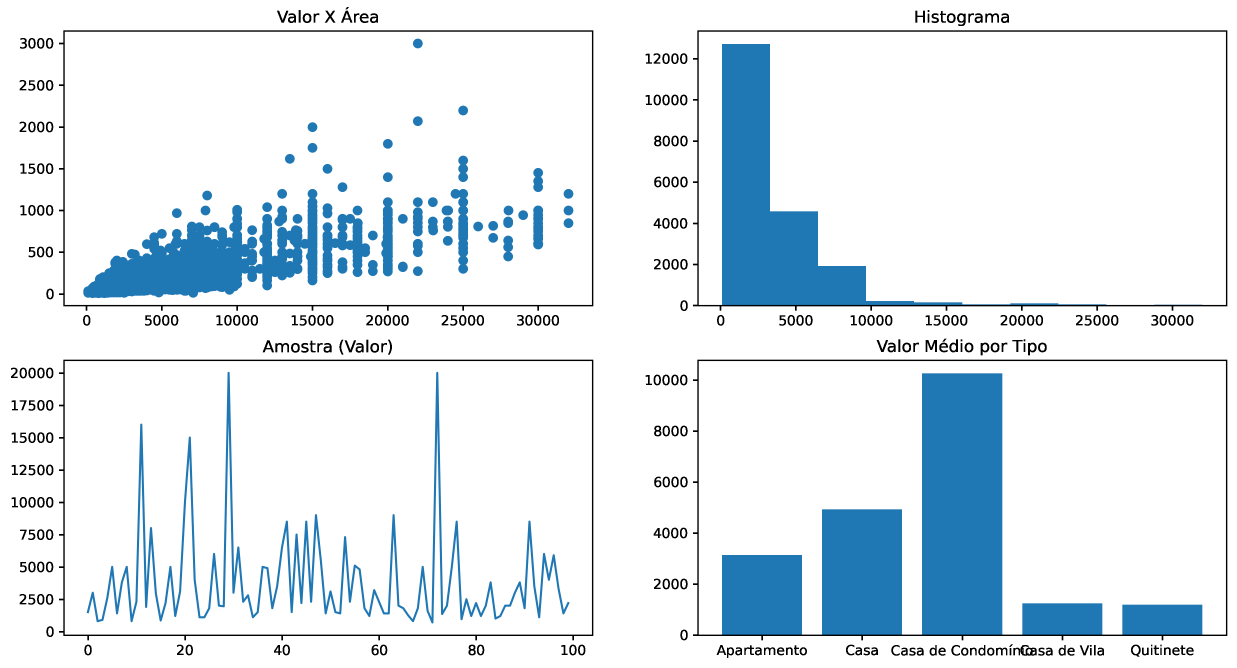
#> input picture Data Science/Curso Pandas/extras/grafico.png, 3709 x 2004 px, given in place of the camera (shown at 1/3 size)
$ jupyter execute 'Criar retrato falado ao vivo.ipynb'   (shell and % lines are left out)
#> lines starting #> are read from the running program, lines starting #| are printed output that depends on the picture
#> further down, frame is the input picture: shape (2004, 3709, 3); mean B, G, R 240.7, 234, 224.3
[cell 1]
import cv2
import numpy as pd

[cell 2]
def sketch(image):
    img_gray  = cv2.cvtColor(image, cv2.COLOR_BGR2GRAY)
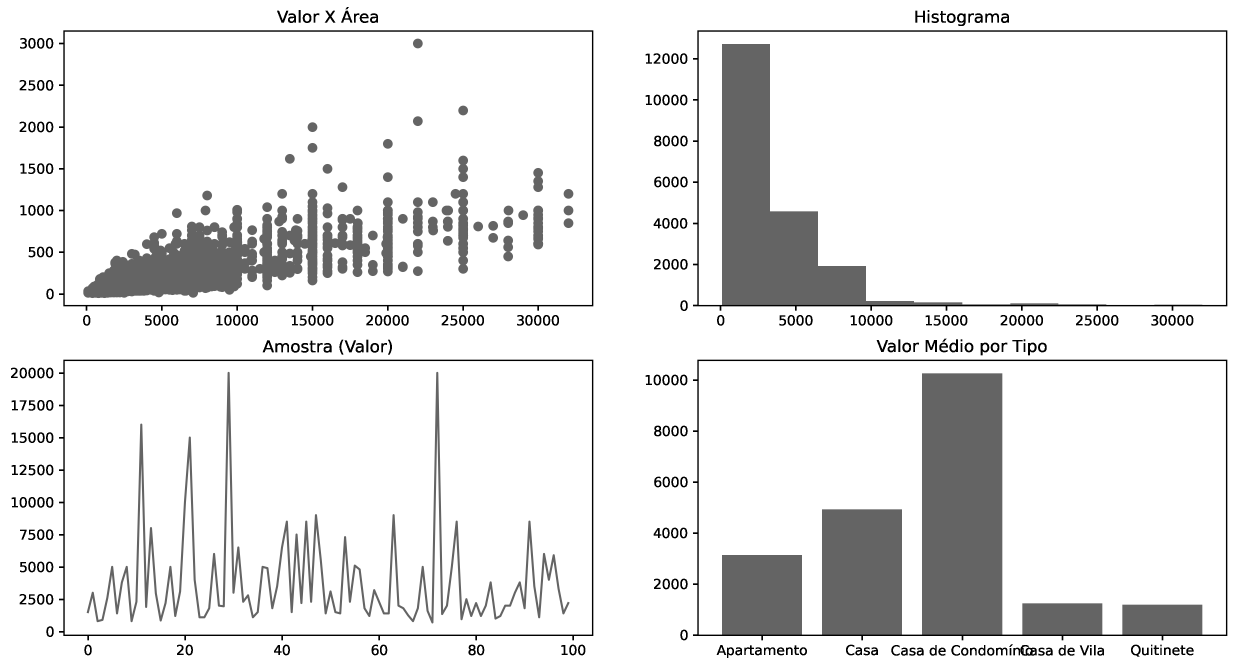
#> img_gray: shape (2004, 3709) (shown at 1/3 size); min 0, max 255, mean 231.9
    img_gray_blur = cv2.GaussianBlur(img_gray, (5,5), 0)
    canny_edges = cv2.Canny(img_gray_blur, 10, 70)
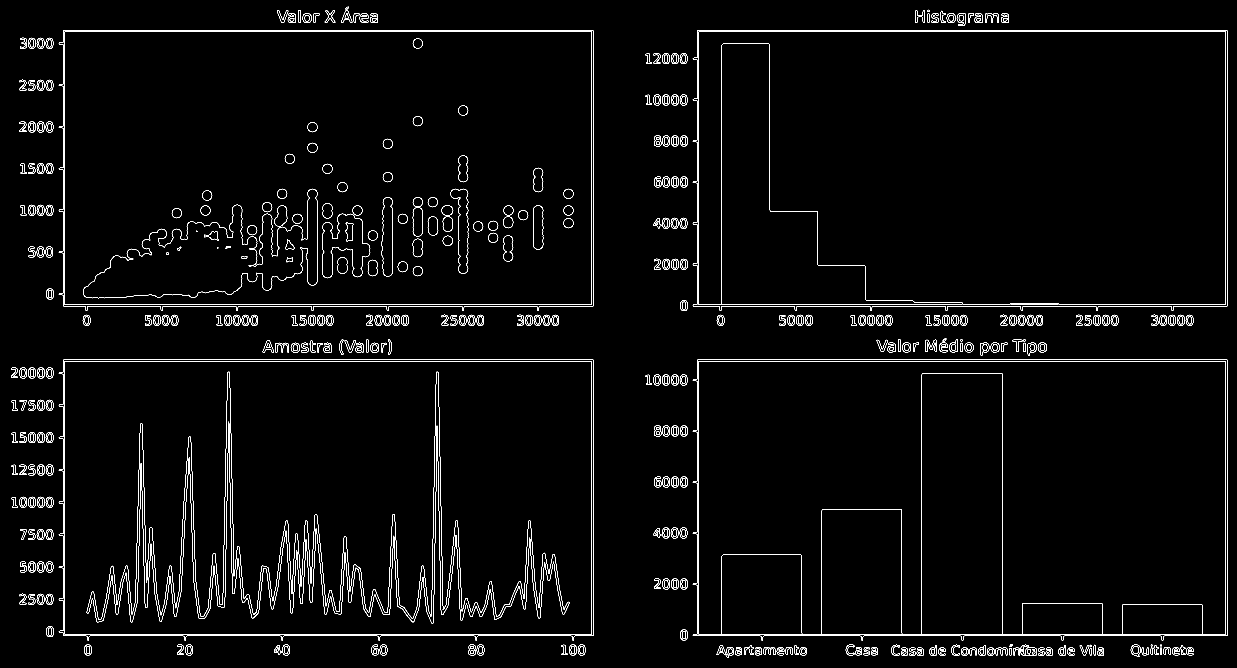
#> canny_edges: shape (2004, 3709) (shown at 1/3 size); 1.7% white in thin lines or dots
    ret, mask = cv2.threshold(canny_edges, 70, 225, cv2.THRESH_BINARY_INV)
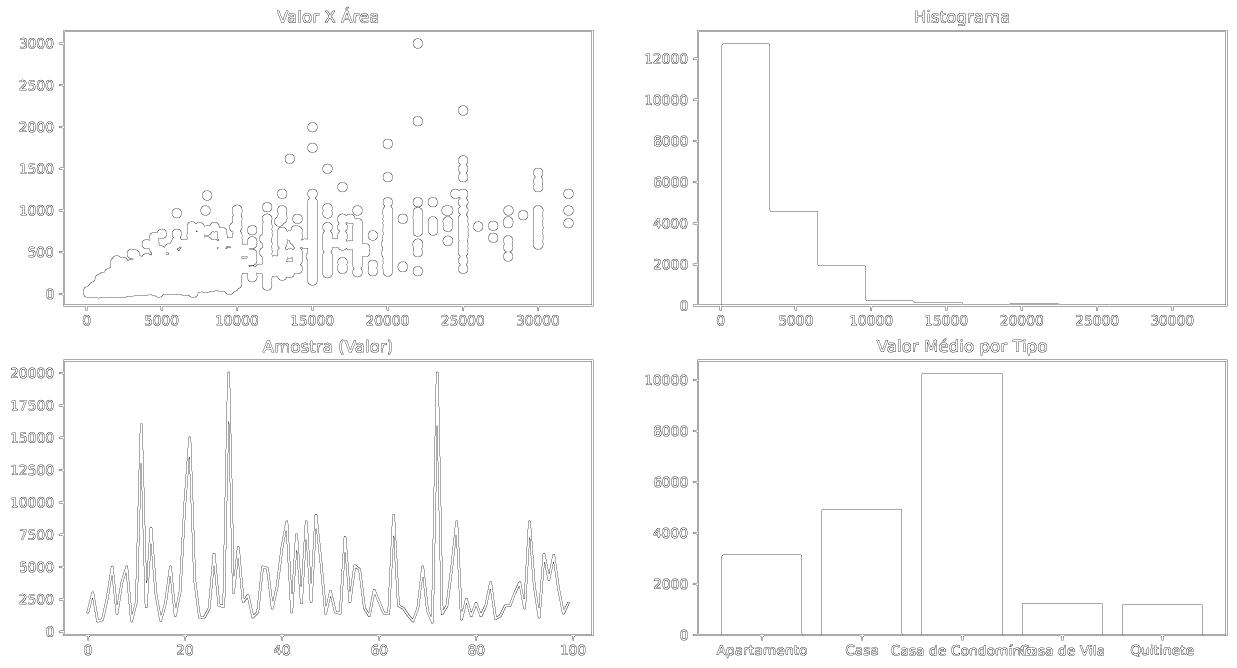
#> mask: shape (2004, 3709) (shown at 1/3 size); values 0 (black) and 225 (white), 98.3% white; black in thin lines or dots
    return mask

[cell 3]
cap = cv2.VideoCapture(0)

[cell 4]
while True:
    ret, frame = cap.read()
    cv2.imshow('Nosso Desenho ao vivo', sketch(frame))
    if cv2.waitKey(1) ==13:
#> (key Esc is pressed here)
        break
